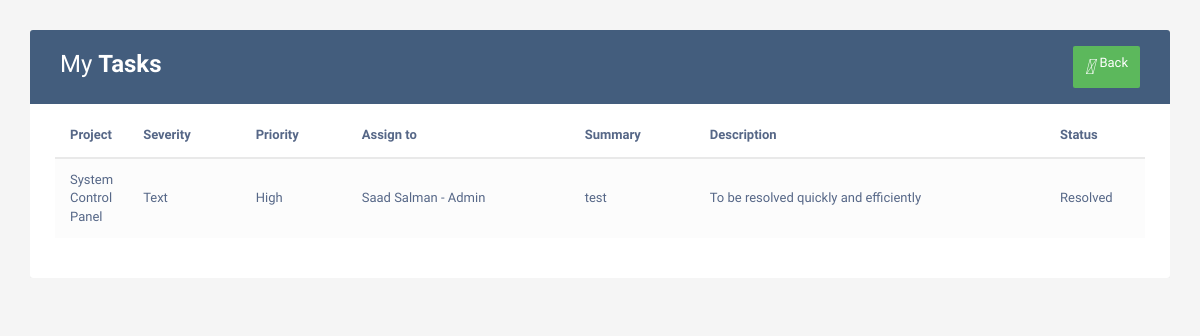
/tasks/saadsalman (signed in), run on the app's committed database.
### home/models.py (models this page shows, shortened)
class Bug(models.Model):
    project = models.CharField(max_length=122,null=True)
    Severity = models.CharField(max_length=122,null=True)
    Priority = models.CharField(max_length=122,null=True)
    Assign = models.CharField(max_length=122,null=True)
    Summary = models.TextField(null=True)
    Desc = models.TextField(null=True)
    date = models.DateField()
    Image = models.ImageField(upload_to='images/')
    status = models.CharField(max_length=50,default='Unresolved')
    created = models.DateTimeField(auto_now_add = True)
    ended = models.DateField(null=True,blank=True)
    timetaken = models.CharField(max_length=50,null=True,blank=True)
    reportedby = models.CharField(max_length=50)
    resolvedby = models.CharField(max_length=100,blank=True,null=True)

### home/views.py (the view)
# urls.py: path('tasks/<str:username>',views.displaytasks,name='Display task'),
@login_required
def displaytasks(request,username):
    user = User.objects.get(username = username)
    full_name = user.first_name+" "+user.last_name+" - "+user.profile.Designation
    bugs = Bug.objects.filter(Assign = full_name)
    return render(request,'task.html',{'bugs':bugs})

### templates/task.html (shortened to what this page needs)
<!DOCTYPE html>
<html lang="en">
<head>
<link rel="stylesheet" href="https://maxcdn.bootstrapcdn.com/font-awesome/4.7.0/css/font-awesome.min.css">
<link rel="stylesheet" href="https://maxcdn.bootstrapcdn.com/bootstrap/3.3.7/css/bootstrap.min.css">
</head>
<body>
    <div class="container">
        <div class="table-responsive">
            <div class="table-wrapper">
                <div class="table-title">
                    <div class="row">
                        <div class="col-xs-6">
                            <h2>My <b>Tasks</b></h2>
                        </div>
                        <div class="col-xs-6">
                            <a href="/back" class="btn btn-success" data-toggle="modal"><i>&#xE147;</i> <span>Back</span></a>
                        </div>
                    </div>
                </div>
                <table class="table table-striped table-hover">
                    <thead>
                        <tr>
                            <th>Project</th>
                            <th>Severity</th>
                            <th>Priority</th>
                            <th>Assign to</th>
                            <th>Summary</th>
                            <th>Description</th>
                            <th>Status</th>
                        </tr>
                    </thead>
                    <tbody>
                        {% for item in bugs %}
                        <tr>
                            <td> {{item.project}} </td>
                            <td> {{item.Severity}} </td>
                            <td> {{item.Priority}} </td>
                            <td> {{item.Assign}} </td>
                            <td> {{item.Summary}} </td>
                            <td> {{item.Desc}} </td>
                            <td> {{item.status}} </td>
                        </tr>
                        {% endfor %}
                    </tbody>
                </table>
            </div>
        </div>
    </div>
</body>

### templates/task.html (style rules this page uses)
body { color: #566787; background: #f5f5f5; font-family: 'Varela Round', sans-serif; font-size: 13px; }
.table-responsive { margin: 30px 0; }
.table-wrapper { min-width: 1000px; background: #fff; padding: 20px 25px; border-radius: 3px; box-shadow: 0 1px 1px rgba(0,0,0,.05); }
.table-title { padding-bottom: 15px; background: #435d7d; color: #fff; padding: 16px 30px; margin: -20px -25px 10px; border-radius: 3px 3px 0 0; }
.table-title h2 { margin: 5px 0 0; font-size: 24px; }
.table-title .btn { color: #fff; float: right; font-size: 13px; border: none; min-width: 50px; border-radius: 2px; border: none; outline: none !important; margin-left: 10px; }
.table-title .btn i { float: left; font-size: 21px; margin-right: 5px; }
.table-title .btn span { float: left; margin-top: 2px; }
table.table tr th, table.table tr td { border-color: #e9e9e9; padding: 12px 15px; vertical-align: middle; }
table.table tr th:first-child { width: 60px; }
table.table tr th:last-child { width: 100px; }
table.table-striped tbody tr:nth-of-type(odd) { background-color: #fcfcfc; }

### data on the page
Bug: project "System Control Panel", Severity "Text", Priority "High", Assign "Saad Salman - Admin", Summary "test", Desc "To be resolved quickly and efficiently", status "Resolved"
